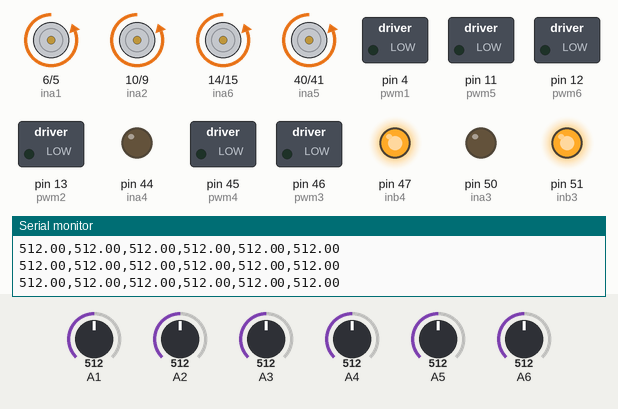
Bench run of a sketch on a simulated Arduino Mega 2560, built with avr-gcc and run on an emulated ATmega2560. Shown: motor-driver pin pairs drawn as motors (green arrow = first pin HIGH = forward, orange = second pin HIGH = backward, longer = more drive), switched loads named in the sketch (green lamp = pin HIGH), output pins drawn as LEDs (lit = HIGH), the last lines printed to the serial monitor. Inputs (shaded band) come from the test bench; at power-on: A1 = 512, A2 = 512, A3 = 512, A4 = 512, A5 = 512, A6 = 512.

Above: at 1.2 s.
1.3 s: A1 set to 504
At 2.5 s:
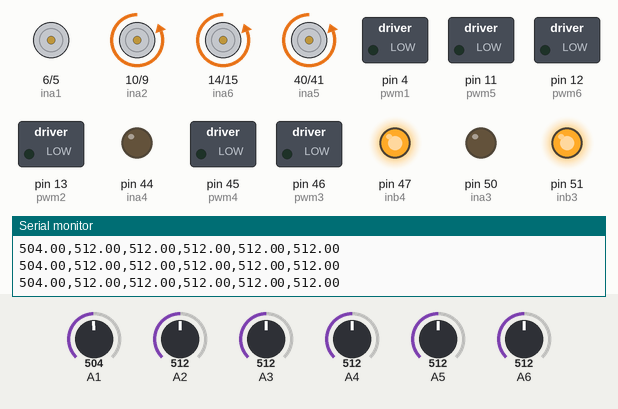
2.8 s: A2 set to 497
At 4.0 s:
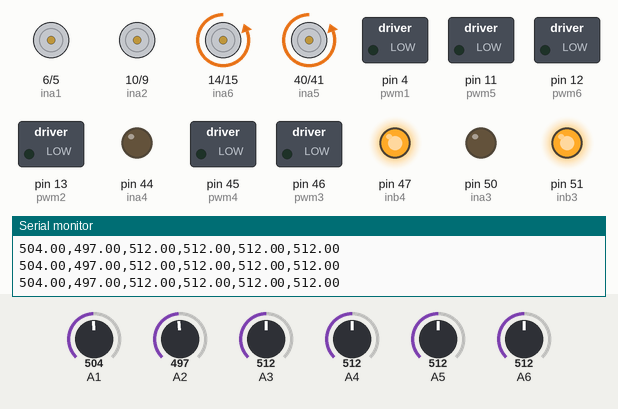
4.3 s: A3 set to 504
At 4.9 s:
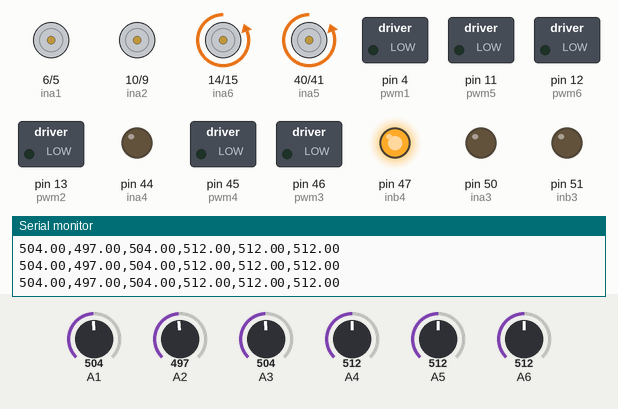
5.8 s: A4 set to 306
At 6.3 s:
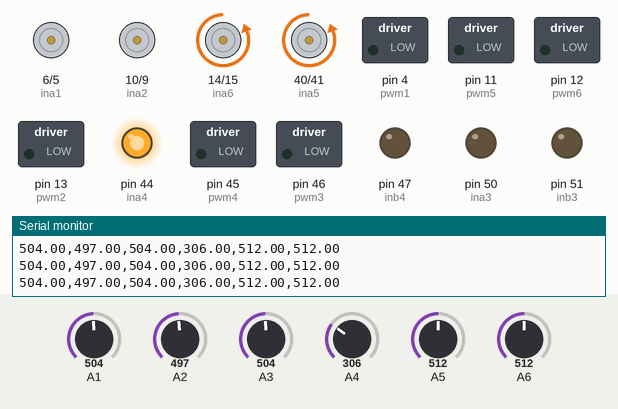
7.3 s: A5 set to 306
At 8.3 s:
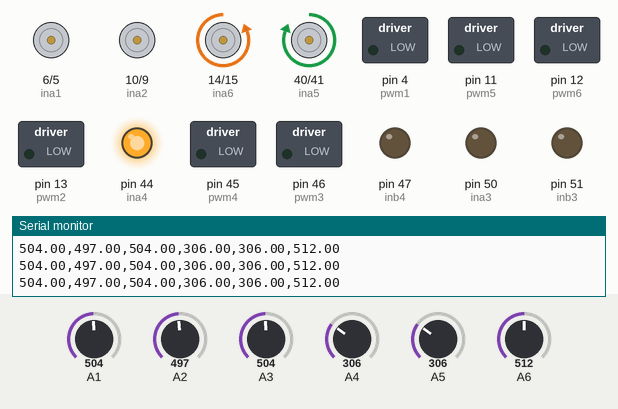
8.8 s: A6 set to 306
At 9.7 s:
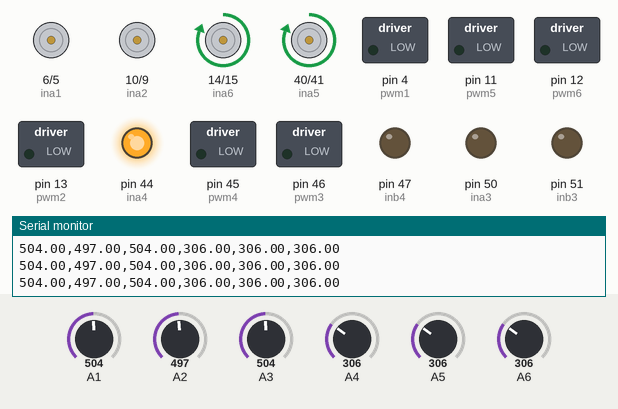
Timing chart, 0 to 11.3 s (numbered marks = the images above; inputs shaded):
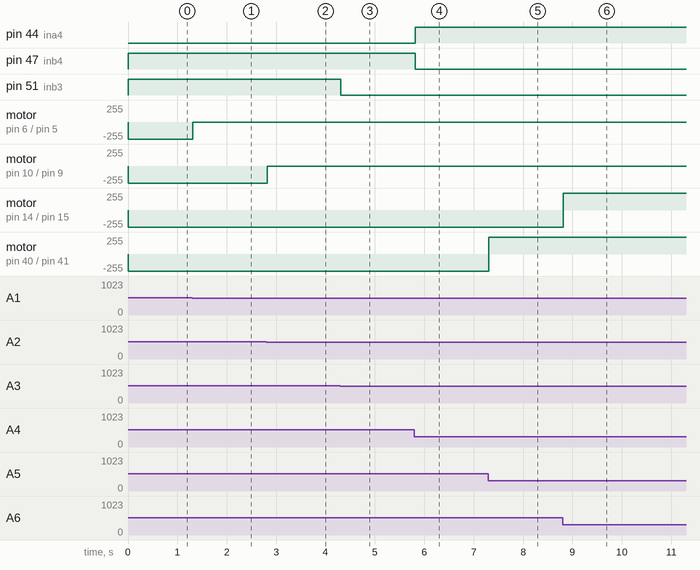

The sketch:

PositionWorks.ino
```cpp
#include "Pos.h"

boolean h = HIGH;
boolean l = LOW;
boolean n = LOW;
boolean check1 = false;
boolean check2 = false;
boolean check3 = false;
boolean check4 = false;
boolean check5 = false;
boolean check6 = false;
int number = 0;
int i;
int j=0;
int index_max;

//actuator 1 param
const int inb1 = 5;
const int ina1 = 6;
const int pwm1 = 4;
const int ena1 = 3;
const int enb1 = 2;

//actuator 2 param
const int inb2 = 9;
const int ina2 = 10;
const int pwm2 = 13;
const int ena2 = 8;
const int enb2 = 7;


//actuator 3 param
const int inb3 = 51;
const int ina3 = 50;
const int pwm3 = 46;
const int ena3 = 52;
const int enb3 = 53;

//actuator 4 param
const int inb4 = 47;
const int ina4 = 44;
const int pwm4 = 45;
const int ena4 = 48;
const int enb4 = 49;

//actuator 5 param
const int inb5 = 41;
const int ina5 = 40;
const int pwm5 = 11;
const int ena5 = 42;
const int enb5 = 43;

//actuator 6 param
const int inb6 = 15;
const int ina6 = 14;
const int pwm6 = 12;
const int ena6 = 16;
const int enb6 = 17;

// Check all the references - (minus) sensor values = this will give you 6 differenet distances, one for each motor.
// distans1, distans2, distans3, distans4, distans5, distans6
// Sort them from longest to shortest
// The longest distans (say distans1) should have MotorSpeed1 = max speed (Set maxSpeed as a variable (not 100 pwm))
// Next distance (say distans2) should have MotorSpeed2 = ( distans2/distans1 ) * maxSpeed. (if its float number change to int.)
// Do the same for each MotorSpeedX.
// MotorSpeed variables should only change with new reference.
// This way all the motors should reach it's references appprox. at the same time.
// This is tho only usefull if the calculated distances are not relatively small.


//int refMotor[41][6]; // How many references you send
double motorSpeed[6];
double error[6];
double sensor[6];

int RefTol = 5;  /// Reference tolerance


void setup() {
  Serial.begin(115200);

  //pwm pins
  pinMode(pwm1, OUTPUT);
  pinMode(pwm2, OUTPUT);
  pinMode(pwm3, OUTPUT);
  pinMode(pwm4, OUTPUT);
  pinMode(pwm5, OUTPUT);
  pinMode(pwm6, OUTPUT);

  //other driver pins
  pinMode(ina1, OUTPUT);
  pinMode(inb1, OUTPUT);
  pinMode(ena1, INPUT);
  pinMode(enb1, INPUT);

  pinMode(ina2, OUTPUT);
  pinMode(inb2, OUTPUT);
  pinMode(ena2, INPUT);
  pinMode(enb2, INPUT);

  pinMode(ina3, OUTPUT);
  pinMode(inb3, OUTPUT);
  pinMode(ena3, INPUT);
  pinMode(enb3, INPUT);

  pinMode(ina4, OUTPUT);
  pinMode(inb4, OUTPUT);
  pinMode(ena4, INPUT);
  pinMode(enb4, INPUT);

  pinMode(ina5, OUTPUT);
  pinMode(inb5, OUTPUT);
  pinMode(ena5, INPUT);
  pinMode(enb5, INPUT);

  pinMode(ina6, OUTPUT);
  pinMode(inb6, OUTPUT);
  pinMode(ena6, INPUT);
  pinMode(enb6, INPUT);
  //interrupt
  TCCR2A |= 0x00;
  TCCR2B |= 0x00;
  TCCR2A |= _BV(WGM21) | _BV(COM2A0);
  TCCR2B = _BV(CS22) | _BV(CS21) | _BV(CS20);
  TIMSK2 |= _BV(OCIE2A);

  //---***--- Change the speed for each motor to a variable motorSpeed

  //timer 0
  TCCR0A = 0x00;
  TCCR0B = 0x00;
  TCCR0A |= (1 << WGM00) | (1 << WGM01);
  TCCR0A |= (1 << COM0B1) | (1 << COM0A1);
  TCCR0B |= (1 << CS01) | (1 << CS00);
  OCR0A = map(0, 0, 100, 0, 255); // Actuator 2
  OCR0B = map(0, 0, 100, 0, 255); // Actuator 1

  //timer 1
  TCCR1A = 0x00;
  TCCR1B = 0x00;
  TCCR1A |= _BV(WGM10) | _BV(COM1A1) | _BV(COM1B1);
  TCCR1B |= _BV(WGM12) | _BV(CS10) | _BV(CS11);
  OCR1A = map(0, 0, 100, 0, 255); // Actuator 5
  OCR1B = map(0, 0, 100, 0, 255); // Actuator 6

  //timer 5
  TCCR5A = 0x00;
  TCCR5B = 0x00;
  TCCR5A |= _BV(COM5A1) | _BV(COM5B1) | _BV(WGM50);
  TCCR5B |= _BV(WGM52) | _BV(CS50) | _BV(CS51);
  OCR5A = map(0, 0, 100, 0, 255); // Actuator 3
  OCR5B = map(0, 0, 100, 0, 255); // Actuator 4

  pinMode(A1, INPUT);
  pinMode(A2, INPUT);
  pinMode(A3, INPUT);
  pinMode(A4, INPUT);
  pinMode(A5, INPUT);
  pinMode(A6, INPUT);


}

void loop() {
}

//internrupt function
ISR(TIMER2_COMPA_vect) {

  sensor[0] = analogRead(A1);
  sensor[1] = analogRead(A2);
  sensor[2] = analogRead(A3);
  sensor[3] = analogRead(A4);
  sensor[4] = analogRead(A5);
  sensor[5] = analogRead(A6);

//    Serial.println(counter1);
//    Serial.println(counter2);

  for (i=0;i<6;++i){
      error[i]=PosMat[number][i]-sensor[i];
      }
  i = 0;

  index_max=0;
  for(i=0;i<6;++i)
    {
        if(abs(error[i])>abs(error[index_max]))
        {
            index_max=i;
        }
    }
  i=0;
  for (i=0;i<6;++i){
    motorSpeed[i]=abs(error[i]/error[index_max])*100;
  }

    Serial.print(sensor[0]);
//    Serial.print("-");
//    Serial.print(motorSpeed[0]);
    Serial.print(",");
    Serial.print(sensor[1]);
//    Serial.print("-");
//    Serial.print(motorSpeed[1]);
    Serial.print(",");
    Serial.print(sensor[2]);
//    Serial.print("-");
//    Serial.print(motorSpeed[2]);
    Serial.print(",");
    Serial.print(sensor[3]);
//    Serial.print("-");
//    Serial.print(motorSpeed[3]);
    Serial.print(",");
    Serial.print(sensor[4]);
//    Serial.print("-");
//    Serial.print(motorSpeed[4]);
    Serial.print(",");
    Serial.println(sensor[5]);
//    Serial.print("-");
//    Serial.print(motorSpeed[5]);

  //
  // Motor 1
  if (error[0] > RefTol)
  {
    digitalWrite(ina1, h);
    digitalWrite(inb1, l);
  }
  if (error[0] < -RefTol)
  {
    digitalWrite(ina1, l);
    digitalWrite(inb1, h);
  }
  if (error[0] < RefTol && error[0] > -RefTol)
  {
    digitalWrite(ina1, l);
    digitalWrite(inb1, l);
    check1 = true;
  }


  // Motor 2
  if (error[1] > RefTol)
  {
    digitalWrite(ina2, h);
    digitalWrite(inb2, l);
  }
  if (error[1] < -RefTol)
  {
    digitalWrite(ina2, l);
    digitalWrite(inb2, h);
  }
  if (error[1] < RefTol && error[1] > -RefTol)
  {
    digitalWrite(ina2, l);
    digitalWrite(inb2, l);
    check2 = true;
  }


    // Motor 3
    if(error[2]>RefTol)
    {
        digitalWrite(ina3, h);
        digitalWrite(inb3, l);
      }
    if(error[2]<-RefTol)
    {
      digitalWrite(ina3, l);
        digitalWrite(inb3,h);
      }
    if(error[2]<RefTol&&error[2]>-RefTol)
    {
      digitalWrite(ina3, l);
      digitalWrite(inb3,l);
      check3=true;
      }


    // Motor 4
    if(error[3]>RefTol)
    {
        digitalWrite(ina4, h);
        digitalWrite(inb4, l);
      }
    if(error[3]<-RefTol)
    {
      digitalWrite(ina4, l);
        digitalWrite(inb4,h);
      }
    if(error[3]<RefTol&&error[3]>-RefTol)
    {
      digitalWrite(ina4, l);
      digitalWrite(inb4,l);
      check4=true;
      }


    // Motor 5
    if(error[4]>RefTol)
    {
        digitalWrite(ina5, h);
        digitalWrite(inb5, l);
      }
    if(error[4]<-RefTol)
    {
      digitalWrite(ina5, l);
        digitalWrite(inb5,h);
      }
    if(error[4]<RefTol&&error[4]>-RefTol)
    {
      digitalWrite(ina5, l);
      digitalWrite(inb5,l);
      check5=true;
      }

  // Motor 6
    if(error[5]>RefTol)
    {
        digitalWrite(ina6, h);
        digitalWrite(inb6, l);
      }
    if(error[5]<-RefTol)
    {
      digitalWrite(ina6, l);
        digitalWrite(inb6,h);
      }
    if(error[5]<RefTol&&error[5]>-RefTol)
    {
      digitalWrite(ina6, l);
      digitalWrite(inb6,l);
      check6=true;
      }
    if(j==0)
    {
      OCR0B = map(motorSpeed[0], 0, 100, 0, 255); // Actuator 1
      OCR0A = map(motorSpeed[1], 0, 100, 0, 255); // Actuator 2
      OCR5A = map(motorSpeed[2], 0, 100, 0, 255); // Actuator 3
      OCR5B = map(motorSpeed[3], 0, 100, 0, 255); // Actuator 4
      OCR1B = map(motorSpeed[5], 0, 100, 0, 255); // Actuator 6
      OCR1A = map(motorSpeed[4], 0, 100, 0, 255); // Actuator 5
     j=1;
    }
// This is commented to make the program stop after reaching the reference.
    if(check1==true&&check2==true&&check3==true&&check4==true&&check5==true&&check6==true)
    {
      number++;
       check1=false;
       check2=false;
       check3=false;
       check4=false;
       check5=false;
       check6=false;

      }
    if(number==line)
    {
      number=0;
      }
}


void stp()
{
  digitalWrite(ina6, l);
  digitalWrite(inb6, l);
  digitalWrite(ina5, l);
  digitalWrite(inb5, l);
  digitalWrite(ina4, l);
  digitalWrite(inb4, l);
  digitalWrite(ina3, l);
  digitalWrite(inb3, l);
  digitalWrite(ina2, l);
  digitalWrite(inb2, l);
  digitalWrite(ina1, l);
  digitalWrite(inb1, l);
}
```

Source omitted: Pos.h (data table, 1149 bytes)

Measured:
- the behaviour switches between 505 and 504 on A1 (found by bisection; images 0 and 1)
- the behaviour switches between 505 and 504 on A2 (found by bisection; images 1 and 2)
- the behaviour switches between 505 and 504 on A3 (found by bisection; images 2 and 3)
- after the input at 1.3 s, motor on pin 6 (ina1) / pin 5 (inb1): backward 255/255 → stopped at once
- after the input at 2.8 s, motor on pin 10 (ina2) / pin 9 (inb2): backward 255/255 → stopped at once
- after the input at 4.3 s, pin 51 (inb3): HIGH → LOW at once
- after the input at 5.8 s, pin 44 (ina4): LOW → HIGH at once; pin 47 (inb4): HIGH → LOW at once
- after the input at 7.3 s, motor on pin 40 (ina5) / pin 41 (inb5): backward 255/255 → forward 255/255 at once
- after the input at 8.8 s, motor on pin 14 (ina6) / pin 15 (inb6): backward 255/255 → forward 255/255 at once
